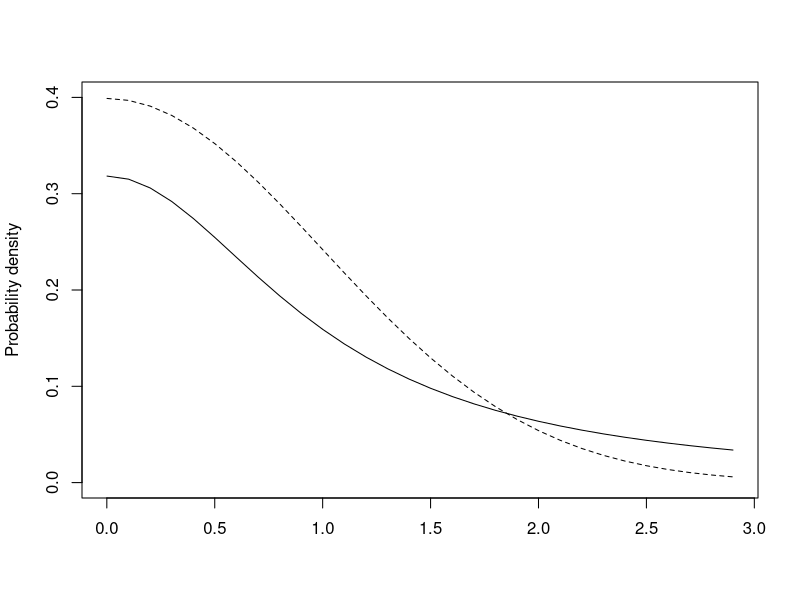
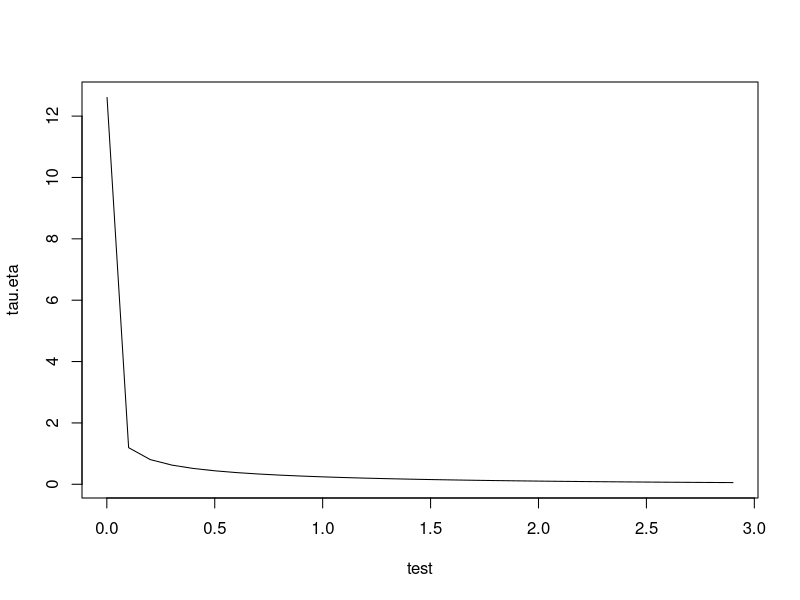
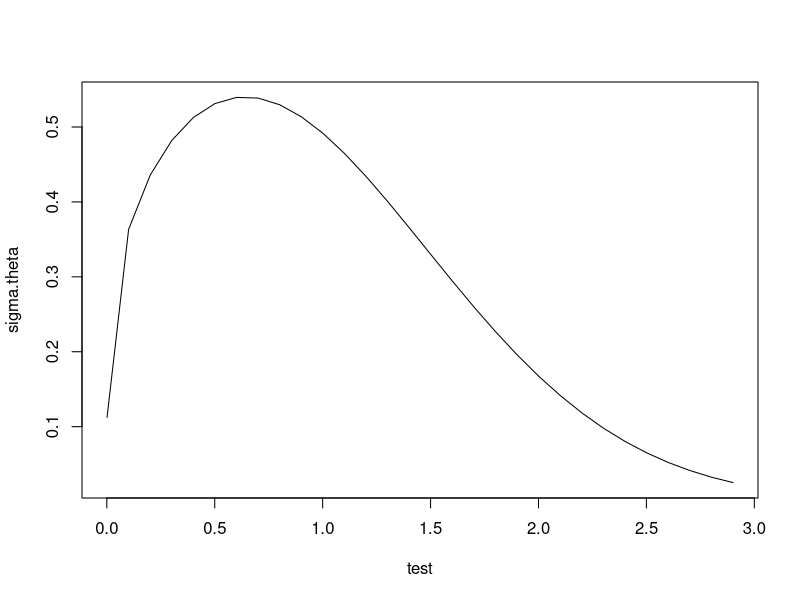

R code for these plots, in order:
  test <- seq(0.001,3,0.1)
  plot(x=test, y=abs(dcauchy(test,0,1)), type="l", ylab="Probability density", xlab="" , ylim=c(0,0.4))
  
  #Normal
  lines(x=test, y=abs(dnorm(test,0,1)), lty="dashed")
  # Cauchy = normal/sqrt(chi^2), Gelman et al. 2006
  #theta <- xi*eta
  
  prior.scale <- 1
  #tau.xi <- prior.scale^(-2)
  #xi <- dnorm (test, 0, tau.xi)
  xi <- dnorm (test, 0, prior.scale)
  tau.eta <-  dgamma (test,0.5,0.5) # chi^2 with 1 d.f.
  plot(x=test, y=tau.eta, type="l")
  sigma.theta <- abs(xi)/sqrt(tau.eta)
  plot(x=test, y=sigma.theta, type="l")
